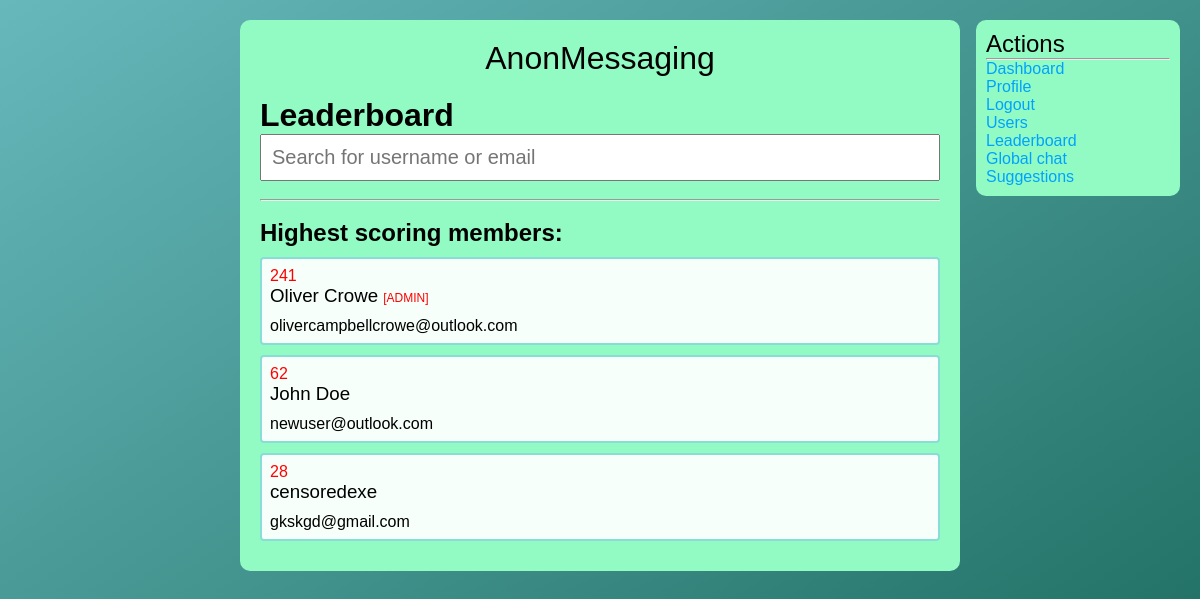
/leaderboard/index.php (signed in), run on the app's committed database.
### tables this page shows
CREATE TABLE `users` (
  `user_id` int(11) NOT NULL,
  `user_name` varchar(256) NOT NULL,
  `user_email` varchar(256) NOT NULL,
  `user_password` varchar(256) NOT NULL,
  `user_bio` longtext NOT NULL,
  `user_pfp` varchar(256) NOT NULL,
  `user_type` varchar(256) NOT NULL,
  `user_points` int(11) NOT NULL
);

### leaderboard/index.php (the view, shortened to what this page needs)
<?php
    include_once "../includes/functions.php";
?>
<!DOCTYPE html>
<html lang="en">
<head>
    <link href="../css/style.css" rel="stylesheet">
</head>
<body>
    <div class="main-column">
    <a style="color: #000;text-align:center;" href="../"><h1 style="font-weight:100;margin-bottom:20px;">AnonMessaging</h1></a>
    <h1>Leaderboard</h1>
        <form method="GET" action="search.php">
            <input class="search-bar" type="search" name="search" placeholder="Search for username or email" required>
        </form>
        <br><hr><br>
        <h2>Highest scoring members:</h2>
        <?php
            $sql = "SELECT * FROM `users` ORDER BY `user_points` DESC LIMIT 100";
            $result = mysqli_query($conn, $sql);
            while($row = mysqli_fetch_assoc($result)){
                if($row['user_type'] == "admin"){
                    $admin = True;
                }else {
                    $admin = False;
                }
                ?>
                <a style="color: #000;" href="../profile/index.php?id=<?php echo $row['user_id']; ?>">
                <div class="user_div">
                <p style="color:red;"><?php echo $row['user_points']; ?></p>
                    <h3><?php echo $row['user_name']; if($admin==True){echo " <span style='color:red;font-size:12px;'>[ADMIN]</span>";} ?></h3>
                    <p style="margin-top:10px;"><?php echo $row['user_email']; ?></p>
                </div>
                <?php
            }
        ?>
        <div class="right-column">
            <h2 style="font-weight:300;">Actions</h2>
            <hr>
            <ul>
            <li><a href="../">Dashboard</a></li>
                <li><a href="../profile/index.php?id=<?php echo $_SESSION['user_id']; ?>">Profile</a></li>
                <li><a href="../logout">Logout</a></li>
                <li><a href="../users/index.php">Users</a></li>
                <li><a href="../leaderboard/">Leaderboard</a></li>
                <li><a href="../global/">Global chat</a></li>
                <li><a href="../suggestions/">Suggestions</a></li>
            </ul>
        </div>
    </div>
</body>
</html>

### css/style.css (style rules this page uses)
* { -webkit-box-sizing: border-box; box-sizing: border-box; padding: 0; margin: 0; }
body { font-family: sans-serif; background-attachment: fixed; background-size: cover; background-image: -webkit-gradient(linear, left top, right bottom, from(#66b8bb), to(#1b695c)); background-image: linear-gradient(to bottom right, #66b8bb, #1b695c); background-position: center; }
a { color: #00a2ff; text-decoration: none; }
h3 { font-weight: 100; }
.main-column { width: 60%; margin: 20px auto; padding: 20px; height: 100%; border-radius: 10px; background-color: #91fbc3; -webkit-box-sizing: border-box; box-sizing: border-box; }
.right-column { -webkit-box-sizing: border-box; box-sizing: border-box; position: fixed; right: 20px; top: 20px; width: 17%; background-color: #91fbc3; border-radius: 10px; padding: 10px; }
.right-column ul li { list-style: none; }
.search-bar { padding: 10px; width: 100%; font-size: 20px; }
.user_div { width: 100%; margin: 10px auto; background-color: rgba(255, 255, 255, 0.925); border-radius: 4px; padding: 8px; border: 2px solid #88ddd6; }

### data on the page
users: user_points "241", user_name "Oliver Crowe", user_type "[ADMIN]", user_email "olivercampbellcrowe@outlook.com"
users: user_points "62", user_name "John Doe", user_email "newuser@outlook.com"
users: user_points "28", user_name "censoredexe", user_email "gkskgd@gmail.com"
